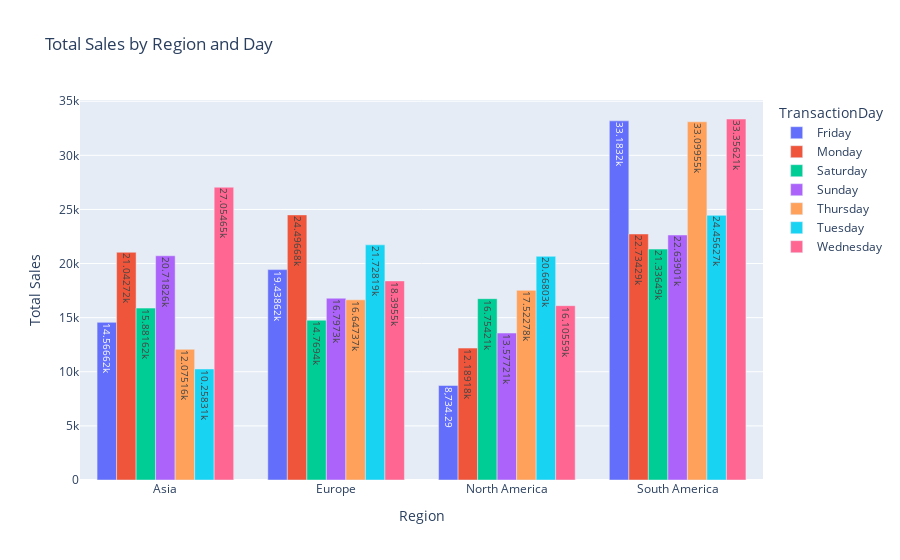

Notebook source saved alongside this figure:
### Markdown cell above
- South America encounters highest sales (~ 190.8K) Books and Electronics generating most of the sales.
- North America saw the lowest sales (~ 105.5K) amongst all the regions
- Asia and Europe shows balanced sales overall.
- Books dominate 3 out of 4 regions showcasing potential in high sales.
- Meanwhile, Clothing Products dominates the sales in Asian Continent.
- Home Decor generated the lesast amount of sales overall combined.

### Code cell
# Create a grouped bar chart
fig = px.bar(
    master_table.groupby(['Region','TransactionDay'])[['TotalValue']].sum().reset_index(),
    x='Region',
    y='TotalValue',
    color='TransactionDay',
    barmode='group',
    title="Total Sales by Region and Day",
    labels={'TotalValue': 'Total Sales'},
    text_auto=True
)
fig.show()

### Figure 1 — Plotly figure (JSON) as saved in the notebook; plotly's stock layout.template omitted (floating-point values rounded to 4 significant figures)
{"data": [{"alignmentgroup": "True", "hovertemplate": "TransactionDay=Friday<br>Region=%{x}<br>Total Sales=%{y}<extra></extra>", "legendgroup": "Friday", "marker": {"color": "#636efa", "pattern": {"shape": ""}}, "name": "Friday", "offsetgroup": "Friday", "orientation": "v", "showlegend": true, "textposition": "auto", "texttemplate": "%{y}", "type": "bar", "x": ["Asia", "Europe", "North America", "South America"], "xaxis": "x", "y": [14570.0, 19440.0, 8734.0, 33180.0], "yaxis": "y"}, {"alignmentgroup": "True", "hovertemplate": "TransactionDay=Monday<br>Region=%{x}<br>Total Sales=%{y}<extra></extra>", "legendgroup": "Monday", "marker": {"color": "#EF553B", "pattern": {"shape": ""}}, "name": "Monday", "offsetgroup": "Monday", "orientation": "v", "showlegend": true, "textposition": "auto", "texttemplate": "%{y}", "type": "bar", "x": ["Asia", "Europe", "North America", "South America"], "xaxis": "x", "y": [21040.0, 24500.0, 12190.0, 22730.0], "yaxis": "y"}, {"alignmentgroup": "True", "hovertemplate": "TransactionDay=Saturday<br>Region=%{x}<br>Total Sales=%{y}<extra></extra>", "legendgroup": "Saturday", "marker": {"color": "#00cc96", "pattern": {"shape": ""}}, "name": "Saturday", "offsetgroup": "Saturday", "orientation": "v", "showlegend": true, "textposition": "auto", "texttemplate": "%{y}", "type": "bar", "x": ["Asia", "Europe", "North America", "South America"], "xaxis": "x", "y": [15880.0, 14770.0, 16750.0, 21340.0], "yaxis": "y"}, {"alignmentgroup": "True", "hovertemplate": "TransactionDay=Sunday<br>Region=%{x}<br>Total Sales=%{y}<extra></extra>", "legendgroup": "Sunday", "marker": {"color": "#ab63fa", "pattern": {"shape": ""}}, "name": "Sunday", "offsetgroup": "Sunday", "orientation": "v", "showlegend": true, "textposition": "auto", "texttemplate": "%{y}", "type": "bar", "x": ["Asia", "Europe", "North America", "South America"], "xaxis": "x", "y": [20720.0, 16800.0, 13580.0, 22640.0], "yaxis": "y"}, {"alignmentgroup": "True", "hovertemplate": "TransactionDay=Thursday<br>Region=%{x}<br>Total Sales=%{y}<extra></extra>", "legendgroup": "Thursday", "marker": {"color": "#FFA15A", "pattern": {"shape": ""}}, "name": "Thursday", "offsetgroup": "Thursday", "orientation": "v", "showlegend": true, "textposition": "auto", "texttemplate": "%{y}", "type": "bar", "x": ["Asia", "Europe", "North America", "South America"], "xaxis": "x", "y": [12080.0, 16650.0, 17520.0, 33100.0], "yaxis": "y"}, {"alignmentgroup": "True", "hovertemplate": "TransactionDay=Tuesday<br>Region=%{x}<br>Total Sales=%{y}<extra></extra>", "legendgroup": "Tuesday", "marker": {"color": "#19d3f3", "pattern": {"shape": ""}}, "name": "Tuesday", "offsetgroup": "Tuesday", "orientation": "v", "showlegend": true, "textposition": "auto", "texttemplate": "%{y}", "type": "bar", "x": ["Asia", "Europe", "North America", "South America"], "xaxis": "x", "y": [10260.0, 21730.0, 20670.0, 24460.0], "yaxis": "y"}, {"alignmentgroup": "True", "hovertemplate": "TransactionDay=Wednesday<br>Region=%{x}<br>Total Sales=%{y}<extra></extra>", "legendgroup": "Wednesday", "marker": {"color": "#FF6692", "pattern": {"shape": ""}}, "name": "Wednesday", "offsetgroup": "Wednesday", "orientation": "v", "showlegend": true, "textposition": "auto", "texttemplate": "%{y}", "type": "bar", "x": ["Asia", "Europe", "North America", "South America"], "xaxis": "x", "y": [27050.0, 18400.0, 16110.0, 33360.0], "yaxis": "y"}], "layout": {"barmode": "group", "legend": {"title": {"text": "TransactionDay"}, "tracegroupgap": 0}, "title": {"text": "Total Sales by Region and Day"}, "xaxis": {"anchor": "y", "domain": [0, 1], "title": {"text": "Region"}}, "yaxis": {"anchor": "x", "domain": [0, 1], "title": {"text": "Total Sales"}}}}
